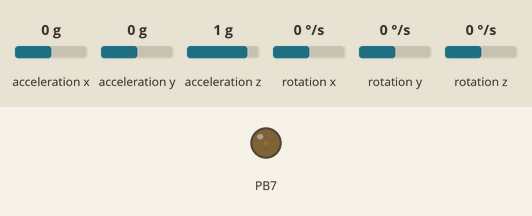
The program below on a simulated ATmega128, built with avr-gcc and emulated at 16 MHz. On the bench: output pins drawn as LEDs (lit = HIGH). Wiring (inferred from the names in the program): MPU-6050 motion sensor at I2C address 0x68. The inputs (shaded band) are chosen by the test bench; at power-on: acceleration x 0 g, rotation x 0 °/s, rotation z 0 °/s, rotation y 0 °/s, acceleration y 0 g, acceleration z 1 g. What the program prints to the serial monitor is not drawn.

Above: at 1.2 s.
1.3 s: acceleration x set to -0.8 g
At 3.26 s:
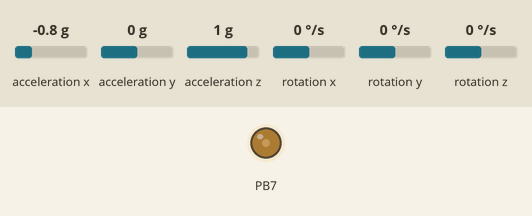
4.3 s: rotation x set to -192 °/s
7.3 s: rotation x set to 0 °/s
At 8.5 s:
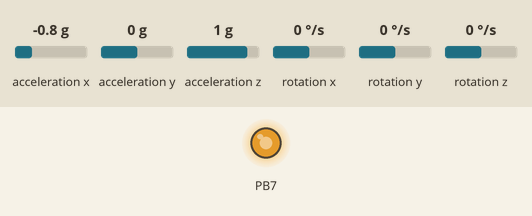
10.3 s: rotation z set to -192 °/s
13.3 s: rotation y set to -192 °/s
16.3 s: rotation y set to 4 °/s
Timing chart, 0 to 20.3 s (numbered marks = the images above; inputs shaded):
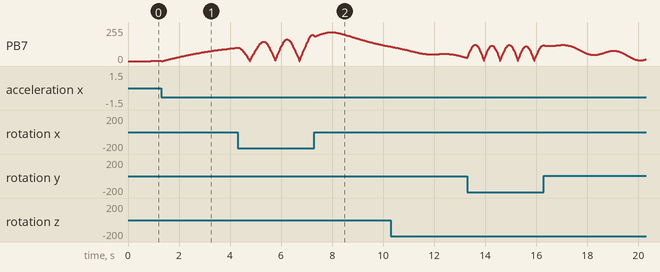

The program:

main.c
```c
/*
 * mpu_test2.c
 *
 * Created: 27-07-2019 21:15:26

 */

#include <avr/io.h>
#include <stdlib.h>
#include <string.h>
#include <math.h>
#include <avr/interrupt.h>

#include "mpu6050/mpu6050.h"

#define F_CPU 16000000UL
#include <util/delay.h>
#define baudrate 9600
#define FOSC 8000000UL
#define UBRR 51
float pitch,integral,p_error,t_error,Kp=1,Kd=0,Ki=0,differential,error,flag;


void uart_init (void)
{
	UBRR0H = (UBRR >> 8);
	UBRR0L = UBRR;
	UCSR0C |=(1<<UCSZ00)|(1<<UCSZ01);
	UCSR0B |=(1<<RXEN0)|(1<<TXEN0);

}

void uart_transmit (char data)
{
	while (!( UCSR0A & (1<<UDRE0)));
	UDR0 = data;

}

char uart_receive (void)
{
	while (!( UCSR0A & (1<<RXC0)));
	return UDR0;
}

void usart_transmit_string(char *str)
{

	while(*str > 0)
	{

		uart_transmit(*str);
		str++;
	}
}


//PID CODE

double pid_calc(double pitch)
{
	error=pitch;
	integral=integral+error;
	differential=p_error-error;
	t_error=Kp*error+Kd*differential+Ki*integral;
	p_error=error;
	return t_error;
}


void forward()
{
   PORTB|=(1<<PINB3);
}

void backward()
{
   PORTB&=(~(1<<PINB3));
}


float op_scaling(float output)
{
	output=(output/90)*255;


	if(output>255)
	{
		output=255;
	}
	if (output<-255)
	{
		output=-255;
	}
	return output;
}

//float stop()
//{
	//pitch=0;
//}


int main(void)
{
	mpu6050_init();
	uart_init();

	//timer
	TIMSK |=(1<<TOIE0);
	TCNT0=0x00;
	TCCR0 |=(1<<CS02)|(1<<CS00) | (1<<CS01);


	//PWM CODE
	TCCR2|=(1<<WGM21)|(1<<WGM20)|(1<<COM21)|(1<<CS21);
	//int duty;
	DDRB|=(1<<PINB7);


	//int intdata=179;

/*	int16_t ax = 0;
	int16_t ay = 0;
	int16_t az = 0;
	int16_t gx = 0;
	int16_t gy = 0;
	int16_t gz = 0;
	double qw,qx,qy,qz;
*/	double roll,pitch,yaw;
    char data[10] ;
	char data1[10] ;
//	char data2[10] ;
	float output,pwm;
	sei();
    while (1)
	{
		mpu6050_getRollPitchYaw(&roll,&pitch,&yaw);
		pitch = pitch * 180/3.1415;
		output=pid_calc(pitch);

		if (pitch>0)
		{
			//usart_transmit_string("back");
			forward();
		}
		 if(pitch<0)
		{
			//usart_transmit_string("for");
			backward();
		}

		pwm=op_scaling(output);


		if (pwm<0)
		{
			OCR2=(-1)*(int)pwm;
		}
		else
		{
			OCR2=(int)pwm;
		}
			//mpu6050_getRawData(&ax, &ay, &az, &gx, &gy, &gz);

		//itoa(ax,data,10);
		//usart_transmit_string(data);

		//mpu6050_updateQuaternion();
		//mpu6050_updateQuaternion();
		//mpu6050_getQuaternion(&qw,&qx,&qy,&qz);

		//itoa(a,data,10);

		//pitch print


		dtostrf(pitch,10,2,data1);

		usart_transmit_string(data1);
		usart_transmit_string("     ");

		//pwm print

		//dtostrf(pwm,10,2,data);

		//usart_transmit_string(data);

		//usart_transmit_string("     ");
		//_delay_us(50);


    }
}


ISR(TIMER0_OVF_vect) {
	mpu6050_updateQuaternion();
	//usart_transmit_string("as");
}
```

i2cmaster.h
```c
#ifndef _I2CMASTER_H
#define _I2CMASTER_H   1
/*************************************************************************
* Title:    C include file for the I2C master interface
*           (i2cmaster.S or twimaster.c)
* Author:   Peter Fleury <pfleury@gmx.ch>  http://jump.to/fleury
* File:     $Id: i2cmaster.h,v 1.10 2005/03/06 22:39:57 Peter Exp $
* Software: AVR-GCC 3.4.3 / avr-libc 1.2.3
* Target:   any AVR device
* Usage:    see Doxygen manual
**************************************************************************/

#ifdef DOXYGEN
/**
 @defgroup pfleury_ic2master I2C Master library
 @code #include <i2cmaster.h> @endcode

 @brief I2C (TWI) Master Software Library

 Basic routines for communicating with I2C slave devices. This single master
 implementation is limited to one bus master on the I2C bus.

 This I2c library is implemented as a compact assembler software implementation of the I2C protocol
 which runs on any AVR (i2cmaster.S) and as a TWI hardware interface for all AVR with built-in TWI hardware (twimaster.c).
 Since the API for these two implementations is exactly the same, an application can be linked either against the
 software I2C implementation or the hardware I2C implementation.

 Use 4.7k pull-up resistor on the SDA and SCL pin.

 Adapt the SCL and SDA port and pin definitions and eventually the delay routine in the module
 i2cmaster.S to your target when using the software I2C implementation !

 Adjust the  CPU clock frequence F_CPU in twimaster.c or in the Makfile when using the TWI hardware implementaion.

 @note
    The module i2cmaster.S is based on the Atmel Application Note AVR300, corrected and adapted
    to GNU assembler and AVR-GCC C call interface.
    Replaced the incorrect quarter period delays found in AVR300 with
    half period delays.

 @author Peter Fleury pfleury@gmx.ch  http://jump.to/fleury

 @par API Usage Example
  The following code shows typical usage of this library, see example test_i2cmaster.c

 @code

 #include <i2cmaster.h>


 #define Dev24C02  0xA2      // device address of EEPROM 24C02, see datasheet

 int main(void)
 {
     unsigned char ret;

     i2c_init();                             // initialize I2C library

     // write 0x75 to EEPROM address 5 (Byte Write)
     i2c_start_wait(Dev24C02+I2C_WRITE);     // set device address and write mode
     i2c_write(0x05);                        // write address = 5
     i2c_write(0x75);                        // write value 0x75 to EEPROM
     i2c_stop();                             // set stop conditon = release bus


     // read previously written value back from EEPROM address 5
     i2c_start_wait(Dev24C02+I2C_WRITE);     // set device address and write mode

     i2c_write(0x05);                        // write address = 5
     i2c_rep_start(Dev24C02+I2C_READ);       // set device address and read mode

     ret = i2c_readNak();                    // read one byte from EEPROM
     i2c_stop();

     for(;;);
 }
 @endcode

*/
#endif /* DOXYGEN */

/**@{*/

#if (__GNUC__ * 100 + __GNUC_MINOR__) < 304
#error "This library requires AVR-GCC 3.4 or later, update to newer AVR-GCC compiler !"
#endif

#include <avr/io.h>

/** defines the data direction (reading from I2C device) in i2c_start(),i2c_rep_start() */
#define I2C_READ    1

/** defines the data direction (writing to I2C device) in i2c_start(),i2c_rep_start() */
#define I2C_WRITE   0


/**
 @brief initialize the I2C master interace. Need to be called only once
 @param  void
 @return none
 */
extern void i2c_init(void);


/**
 @brief Terminates the data transfer and releases the I2C bus
 @param void
 @return none
 */
extern void i2c_stop(void);


/**
 @brief Issues a start condition and sends address and transfer direction

 @param    addr address and transfer direction of I2C device
 @retval   0   device accessible
 @retval   1   failed to access device
 */
extern unsigned char i2c_start(unsigned char addr);


/**
 @brief Issues a repeated start condition and sends address and transfer direction

 @param   addr address and transfer direction of I2C device
 @retval  0 device accessible
 @retval  1 failed to access device
 */
extern unsigned char i2c_rep_start(unsigned char addr);


/**
 @brief Issues a start condition and sends address and transfer direction

 If device is busy, use ack polling to wait until device ready
 @param    addr address and transfer direction of I2C device
 @return   none
 */
extern void i2c_start_wait(unsigned char addr);


/**
 @brief Send one byte to I2C device
 @param    data  byte to be transfered
 @retval   0 write successful
 @retval   1 write failed
 */
extern unsigned char i2c_write(unsigned char data);


/**
 @brief    read one byte from the I2C device, request more data from device
 @return   byte read from I2C device
 */
extern unsigned char i2c_readAck(void);

/**
 @brief    read one byte from the I2C device, read is followed by a stop condition
 @return   byte read from I2C device
 */
extern unsigned char i2c_readNak(void);

/**
 @brief    read one byte from the I2C device

 Implemented as a macro, which calls either i2c_readAck or i2c_readNak

 @param    ack 1 send ack, request more data from device<br>
               0 send nak, read is followed by a stop condition
 @return   byte read from I2C device
 */
extern unsigned char i2c_read(unsigned char ack);
#define i2c_read(ack)  (ack) ? i2c_readAck() : i2c_readNak();


/**@}*/
#endif
```

twimastertimeout.c
```c
/*
 * modified version of I2C master library
 * added a timeout variable for non blocking i2c
 */

/*************************************************************************
* Title:    I2C master library using hardware TWI interface
* Author:   Peter Fleury <pfleury@gmx.ch>  http://jump.to/fleury
* File:     $Id: twimaster.c,v 1.3 2005/07/02 11:14:21 Peter Exp $
* Software: AVR-GCC 3.4.3 / avr-libc 1.2.3
* Target:   any AVR device with hardware TWI
* Usage:    API compatible with I2C Software Library i2cmaster.h
**************************************************************************/
#include <inttypes.h>
#include <compat/twi.h>

#include "i2cmaster.h"


/* define CPU frequency in Mhz here if not defined in Makefile */
#ifndef F_CPU
#define F_CPU 4000000UL
#endif

/* I2C clock in Hz */
#define SCL_CLOCK  100000L

/* I2C timer max delay */
#define I2C_TIMER_DELAY 0xFF

/*************************************************************************
 Initialization of the I2C bus interface. Need to be called only once
*************************************************************************/
void i2c_init(void)
{
  /* initialize TWI clock: 100 kHz clock, TWPS = 0 => prescaler = 1 */

  TWSR = 0;                         /* no prescaler */
  TWBR = ((F_CPU/SCL_CLOCK)-16)/2;  /* must be > 10 for stable operation */

}/* i2c_init */


/*************************************************************************
  Issues a start condition and sends address and transfer direction.
  return 0 = device accessible, 1= failed to access device
*************************************************************************/
unsigned char i2c_start(unsigned char address)
{
	uint32_t  i2c_timer = 0;
    uint8_t   twst;

	// send START condition
	TWCR = (1<<TWINT) | (1<<TWSTA) | (1<<TWEN);

	// wait until transmission completed
	i2c_timer = I2C_TIMER_DELAY;
	while(!(TWCR & (1<<TWINT)) && i2c_timer--);
	if(i2c_timer == 0)
		return 1;

	// check value of TWI Status Register. Mask prescaler bits.
	twst = TW_STATUS & 0xF8;
	if ( (twst != TW_START) && (twst != TW_REP_START)) return 1;

	// send device address
	TWDR = address;
	TWCR = (1<<TWINT) | (1<<TWEN);

	// wail until transmission completed and ACK/NACK has been received
	i2c_timer = I2C_TIMER_DELAY;
	while(!(TWCR & (1<<TWINT)) && i2c_timer--);
	if(i2c_timer == 0)
		return 1;

	// check value of TWI Status Register. Mask prescaler bits.
	twst = TW_STATUS & 0xF8;
	if ( (twst != TW_MT_SLA_ACK) && (twst != TW_MR_SLA_ACK) ) return 1;

	return 0;

}/* i2c_start */


/*************************************************************************
 Issues a start condition and sends address and transfer direction.
 If device is busy, use ack polling to wait until device is ready

 Input:   address and transfer direction of I2C device
*************************************************************************/
void i2c_start_wait(unsigned char address)
{
	uint32_t  i2c_timer = 0;
	uint8_t   twst;

    while ( 1 )
    {
	    // send START condition
	    TWCR = (1<<TWINT) | (1<<TWSTA) | (1<<TWEN);

    	// wait until transmission completed
	    i2c_timer = I2C_TIMER_DELAY;
    	while(!(TWCR & (1<<TWINT)) && i2c_timer--);

    	// check value of TWI Status Register. Mask prescaler bits.
    	twst = TW_STATUS & 0xF8;
    	if ( (twst != TW_START) && (twst != TW_REP_START)) continue;

    	// send device address
    	TWDR = address;
    	TWCR = (1<<TWINT) | (1<<TWEN);

    	// wail until transmission completed
    	i2c_timer = I2C_TIMER_DELAY;
    	while(!(TWCR & (1<<TWINT)) && i2c_timer--);

    	// check value of TWI Status Register. Mask prescaler bits.
    	twst = TW_STATUS & 0xF8;
    	if ( (twst == TW_MT_SLA_NACK )||(twst ==TW_MR_DATA_NACK) )
    	{
    	    /* device busy, send stop condition to terminate write operation */
	        TWCR = (1<<TWINT) | (1<<TWEN) | (1<<TWSTO);

	        // wait until stop condition is executed and bus released
	        i2c_timer = I2C_TIMER_DELAY;
	        while((TWCR & (1<<TWSTO)) && i2c_timer--);

    	    continue;
    	}
    	//if( twst != TW_MT_SLA_ACK) return 1;
    	break;
     }

}/* i2c_start_wait */


/*************************************************************************
 Issues a repeated start condition and sends address and transfer direction

 Input:   address and transfer direction of I2C device

 Return:  0 device accessible
          1 failed to access device
*************************************************************************/
unsigned char i2c_rep_start(unsigned char address)
{
    return i2c_start( address );

}/* i2c_rep_start */


/*************************************************************************
 Terminates the data transfer and releases the I2C bus
*************************************************************************/
void i2c_stop(void)
{
	uint32_t  i2c_timer = 0;

    /* send stop condition */
	TWCR = (1<<TWINT) | (1<<TWEN) | (1<<TWSTO);

	// wait until stop condition is executed and bus released
	i2c_timer = I2C_TIMER_DELAY;
	while((TWCR & (1<<TWSTO)) && i2c_timer--);

}/* i2c_stop */


/*************************************************************************
  Send one byte to I2C device

  Input:    byte to be transfered
  Return:   0 write successful
            1 write failed
*************************************************************************/
unsigned char i2c_write( unsigned char data )
{
	uint32_t  i2c_timer = 0;
    uint8_t   twst;

	// send data to the previously addressed device
	TWDR = data;
	TWCR = (1<<TWINT) | (1<<TWEN);

	// wait until transmission completed
	i2c_timer = I2C_TIMER_DELAY;
	while(!(TWCR & (1<<TWINT)) && i2c_timer--);
	if(i2c_timer == 0)
		return 1;

	// check value of TWI Status Register. Mask prescaler bits
	twst = TW_STATUS & 0xF8;
	if( twst != TW_MT_DATA_ACK) return 1;
	return 0;

}/* i2c_write */


/*************************************************************************
 Read one byte from the I2C device, request more data from device

 Return:  byte read from I2C device
*************************************************************************/
unsigned char i2c_readAck(void)
{
	uint32_t  i2c_timer = 0;

	TWCR = (1<<TWINT) | (1<<TWEN) | (1<<TWEA);
	i2c_timer = I2C_TIMER_DELAY;
	while(!(TWCR & (1<<TWINT)) && i2c_timer--);
	if(i2c_timer == 0)
		return 0;

    return TWDR;

}/* i2c_readAck */


/*************************************************************************
 Read one byte from the I2C device, read is followed by a stop condition

 Return:  byte read from I2C device
*************************************************************************/
unsigned char i2c_readNak(void)
{
	uint32_t  i2c_timer = 0;

	TWCR = (1<<TWINT) | (1<<TWEN);
	i2c_timer = I2C_TIMER_DELAY;
	while(!(TWCR & (1<<TWINT)) && i2c_timer--);
	if(i2c_timer == 0)
		return 0;

    return TWDR;

}/* i2c_readNak */
```

Source omitted: mpu6050.c (20172 bytes), mpu6050.h (6486 bytes), mpu6050dmp6.c (27414 bytes), mpu6050registers.h (13775 bytes)
